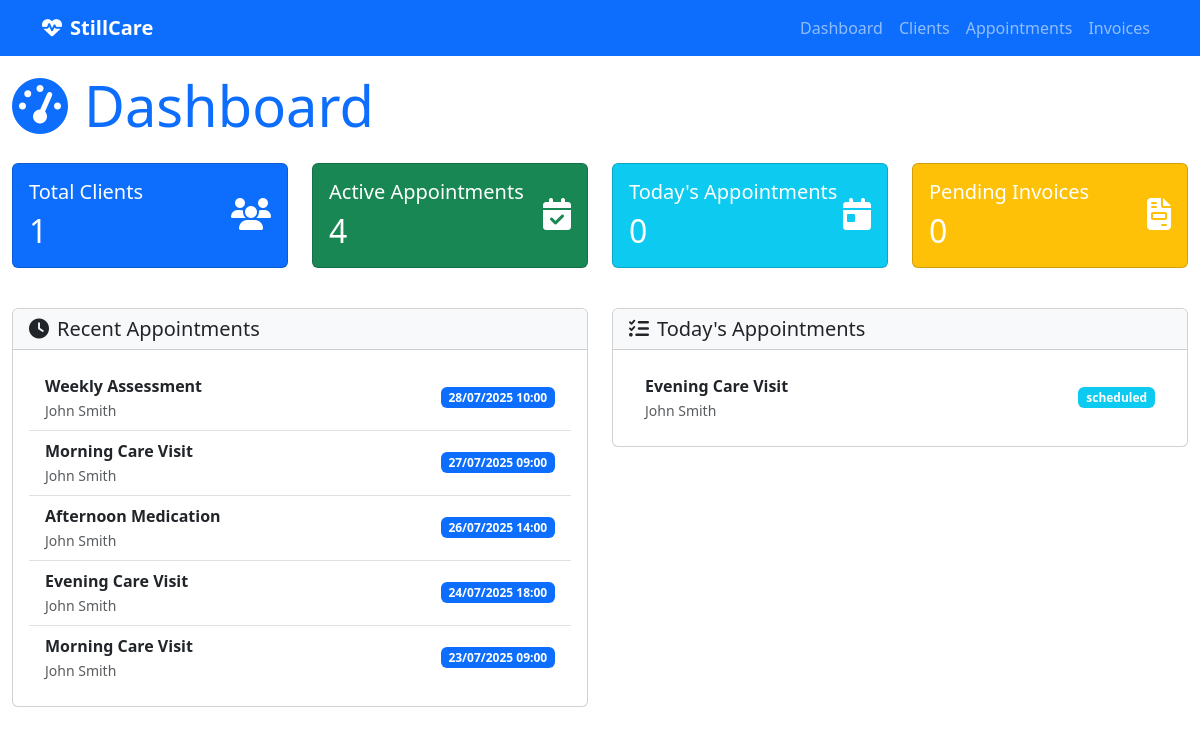
/, run on an earlier commit of the app's database.
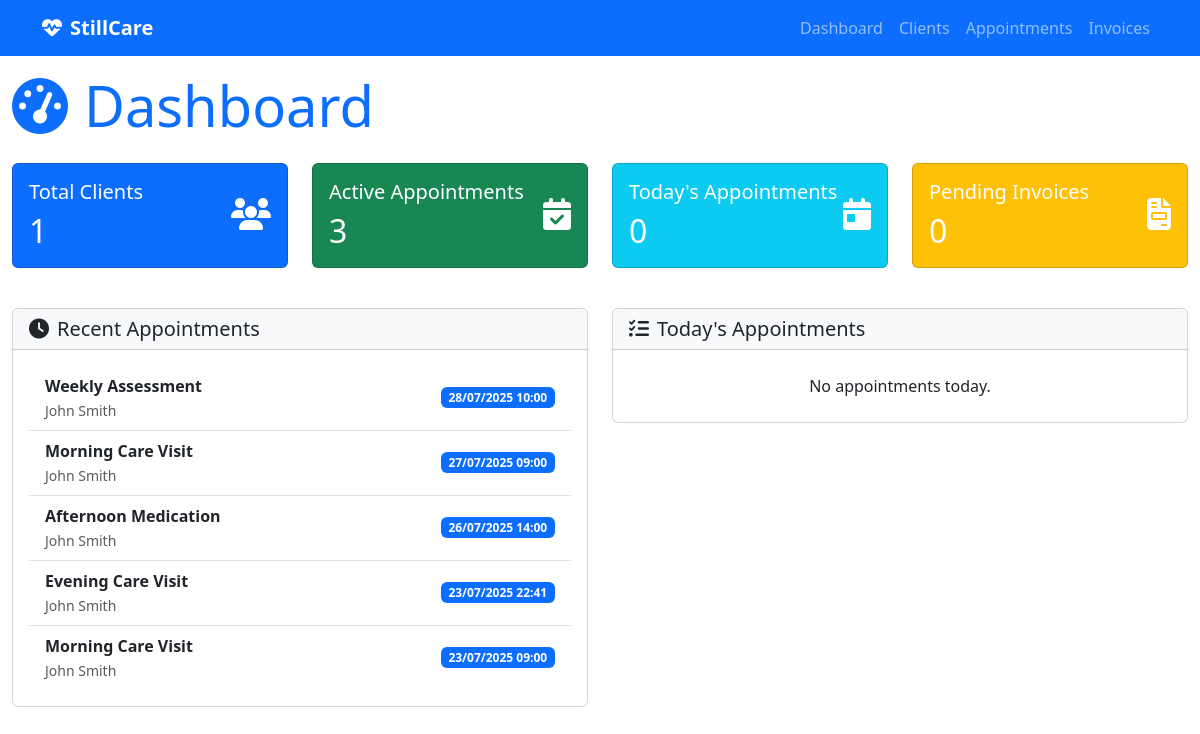
And on a later commit of the database.
### appointment_management/models.py (models this page shows, shortened)
class Appointment(models.Model):
    FREQUENCY_CHOICES = [
        ('daily', 'Daily'),
        ('weekly', 'Weekly'),
        ('monthly', 'Monthly'),
    ]
    title = models.CharField(max_length=200)
    description = models.TextField(blank=True, null=True)
    start_time = models.DateTimeField(help_text="When the appointment/visit should start")
    end_time = models.DateTimeField(help_text="When the appointment/visit should end")
    status = models.CharField(max_length=50, choices=[
        ('scheduled', 'Scheduled'),
        ('completed', 'Completed'),
        ('cancelled', 'Cancelled'),
        ('no_show', 'No Show'),
    ], default='scheduled')
    client = models.ForeignKey(
        'client_management.Client',
        on_delete=models.CASCADE,
        related_name='appointments',
        help_text="The client this appointment is for"
    )
    frequency = models.CharField(
        max_length=20,
        choices=FREQUENCY_CHOICES,
        blank=True,
        null=True,
        help_text="How often this appointment repeats"
    )
    assigned_staff = models.ForeignKey(settings.AUTH_USER_MODEL, on_delete=models.PROTECT, null=False, blank=False, related_name='appointments', help_text="Staff member assigned to this appointment")
    created_at = models.DateTimeField(auto_now_add=True)
    updated_at = models.DateTimeField(auto_now=True)
    class Meta:
        verbose_name = "Appointment"
        verbose_name_plural = "Appointments"
    VISIT_STATUS_CHOICES = [
        ('scheduled', 'Scheduled'),
        ('in_progress', 'In Progress'),
        ('completed', 'Completed'),
        ('cancelled', 'Cancelled'),
    ]
    status = models.CharField(
        max_length=20,
        choices=VISIT_STATUS_CHOICES,
        default='scheduled'
    )
    actual_start_time = models.DateTimeField(blank=True, null=True)
    actual_end_time = models.DateTimeField(blank=True, null=True)
    checklist_items = models.JSONField(
        default=list,
        help_text="List of checklist items from the client's care plan"
    )

### client_management/models.py (models this page shows, shortened)
class Client(models.Model):
    CHECKLIST_CHOICES = [
        ('basic_care', 'Basic Care'),
        ('medication_management', 'Medication Management'),
        ('wound_care', 'Wound Care'),
        ('physical_therapy', 'Physical Therapy'),
        ('nursing_care', 'Nursing Care'),
        ('social_work', 'Social Work'),
        ('nutrition', 'Nutrition'),
        ('hygiene', 'Hygiene'),
        ('mobility', 'Mobility Assistance'),
        ('monitoring', 'Vital Signs Monitoring'),
        ('education', 'Patient Education'),
        ('family_support', 'Family Support'),
        ('emergency_prep', 'Emergency Preparedness'),
        ('equipment', 'Medical Equipment'),
        ('transportation', 'Transportation'),
    ]
    first_name = models.CharField(max_length=100)
    last_name = models.CharField(max_length=100)
    address = models.TextField()
    phone = models.CharField(max_length=20, blank=True, null=True)
    email = models.EmailField(blank=True, null=True)
    latitude = models.FloatField(blank=True, null=True, help_text="Latitude of the client's residence")
    longitude = models.FloatField(blank=True, null=True, help_text="Longitude of the client's residence")
    care_checklist = models.JSONField(
        default=list,
        help_text="List of care items required for this client"
    )
    created_at = models.DateTimeField(auto_now_add=True)
    updated_at = models.DateTimeField(auto_now=True)
    @property
    def full_name(self):
        return f"{self.first_name} {self.last_name}"
    class Meta:
        verbose_name = "Client"
        verbose_name_plural = "Clients"
        ordering = ['last_name', 'first_name']

### care_backend/views.py (the view)
# urls.py: path('', views.dashboard, name='dashboard'),
def dashboard(request):
    today = timezone.now().date()
    total_clients = Client.objects.count()
    active_appointments = Appointment.objects.filter(
        Q(start_time__date__gte=today) &
        Q(status='scheduled')
    ).count()
    pending_invoices = InvoiceGroup.objects.filter(
        client__isnull=False
    ).distinct().count()
    total_staff = User.objects.filter(is_staff_member=True, is_active=True).count()
    seven_days_ago = timezone.now() - timedelta(days=7)
    recent_appointments = Appointment.objects.filter(
        start_time__gte=seven_days_ago
    ).order_by('-start_time')[:5]
    today_appointments = Appointment.objects.filter(
        start_time__date=today
    ).order_by('start_time')[:5]
    context = {
        'total_clients': total_clients,
        'active_appointments': active_appointments,
        'pending_invoices': pending_invoices,
        'recent_appointments': recent_appointments,
        'today_appointments': today_appointments,
        'total_staff': total_staff,
    }
    return render(request, 'dashboard.html', context)

### templates/dashboard.html (shortened to what the changed rows need)
{% extends "base.html" %}
{% block content %}
<h1 class="display-4 text-primary mb-4"><i class="fas fa-tachometer-alt me-3"></i>Dashboard</h1>
<div class="row mb-4">
    <div class="col-md-3 mb-3">
        <a href="{% url 'client_list' %}" class="dashboard-tile-link text-decoration-none">
        <div class="card bg-primary text-white h-100">
            <div class="card-body">
                <div class="d-flex justify-content-between">
                    <div>
                        <h2 class="mb-0">{{ total_clients }}</h2>
                    </div>
                </div>
            </div>
        </div>
        </a>
    </div>
    <div class="col-md-3 mb-3">
        <a href="{% url 'appointment_list' %}" class="dashboard-tile-link text-decoration-none">
        <div class="card bg-success text-white h-100">
            <div class="card-body">
                <div class="d-flex justify-content-between">
                    <div>
                        <h5 class="card-title">Active Appointments</h5>
                        <h2 class="mb-0">{{ active_appointments }}</h2>
                    </div>
                </div>
            </div>
        </div>
        </a>
    </div>
    <div class="col-md-3 mb-3">
        <a href="{% url 'appointment_list' %}" class="dashboard-tile-link text-decoration-none">
        <div class="card bg-info text-white h-100">
            <div class="card-body">
                <div class="d-flex justify-content-between">
                    <div>
                        <h2 class="mb-0">{{ today_appointments_count|default:0 }}</h2>
                    </div>
                </div>
            </div>
        </div>
        </a>
    </div>
    <div class="col-md-3 mb-3">
        <a href="{% url 'invoice_list' %}" class="dashboard-tile-link text-decoration-none">
        <div class="card bg-warning text-white h-100">
            <div class="card-body">
                <div class="d-flex justify-content-between">
                    <div>
                        <h2 class="mb-0">{{ pending_invoices }}</h2>
                    </div>
                </div>
            </div>
        </div>
        </a>
    </div>
</div>
<div class="row">
    <div class="col-md-6 mb-4">
        <div class="card">
            <div class="card-body">
                <ul class="list-group list-group-flush">
                    {% for appointment in recent_appointments %}
                    <li class="list-group-item d-flex justify-content-between align-items-center">
                        <div>
                            <strong>{{ appointment.title }}</strong><br>
                            <small class="text-muted">{{ appointment.client.full_name }}</small>
                        </div>
                        <span class="badge bg-primary">{{ appointment.start_time|date:"d/m/Y H:i" }}</span>
                    </li>
                    {% empty %}
                    <li class="list-group-item text-center">No recent appointments.</li>
                    {% endfor %}
                </ul>
            </div>
        </div>
    </div>
    <div class="col-md-6 mb-4">
        <div class="card">
            <div class="card-body">
                <ul class="list-group list-group-flush">
                    {% for appointment in today_appointments %}
                    <li class="list-group-item d-flex justify-content-between align-items-center">
                        <div>
                            <strong>{{ appointment.title }}</strong><br>
                            <small class="text-muted">{{ appointment.client.full_name }}</small>
                        </div>
                        <span class="badge bg-info">{{ appointment.status }}</span>
                    </li>
                    {% empty %}
                    <li class="list-group-item text-center">No appointments today.</li>
                    {% endfor %}
                </ul>
            </div>
        </div>
    </div>
</div>
{% endblock %}

What changed in the data, as far as the page shows it:
no longer on one of the page's lists (row edited): Appointment: title "Evening Care Visit", client.full_name "John Smith", status "scheduled"
changed Appointment "Evening Care Visit": start_time "24/07/2025 18:00" → "23/07/2025 22:41"
Also different on the page:
{{ active_appointments }}: "4" → "3"
text now shown: "No appointments today."
